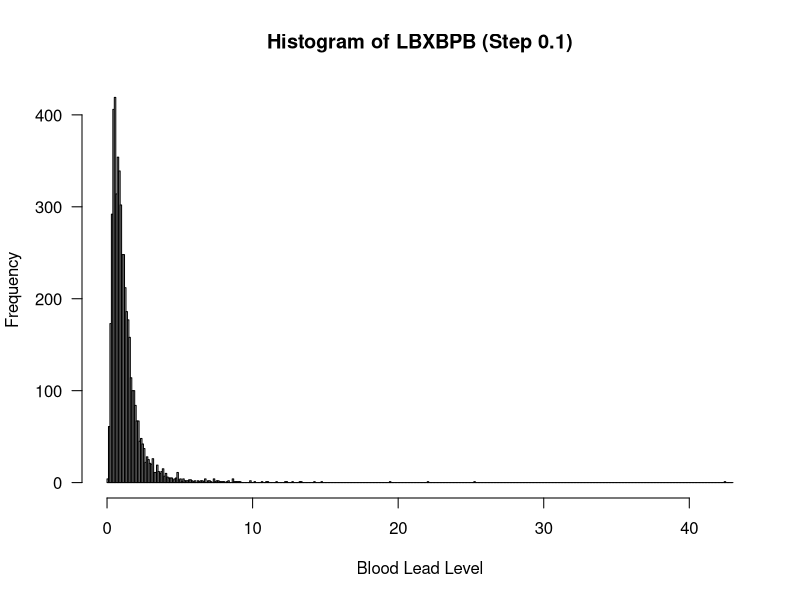
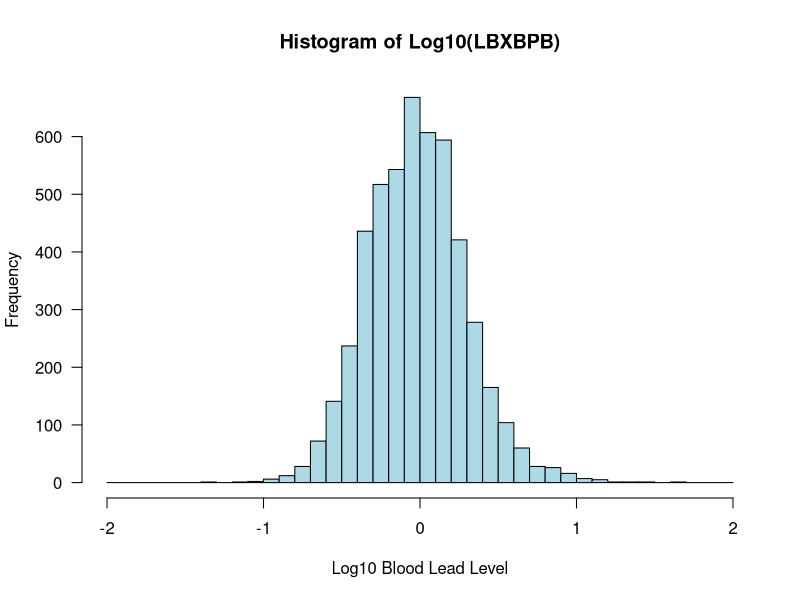
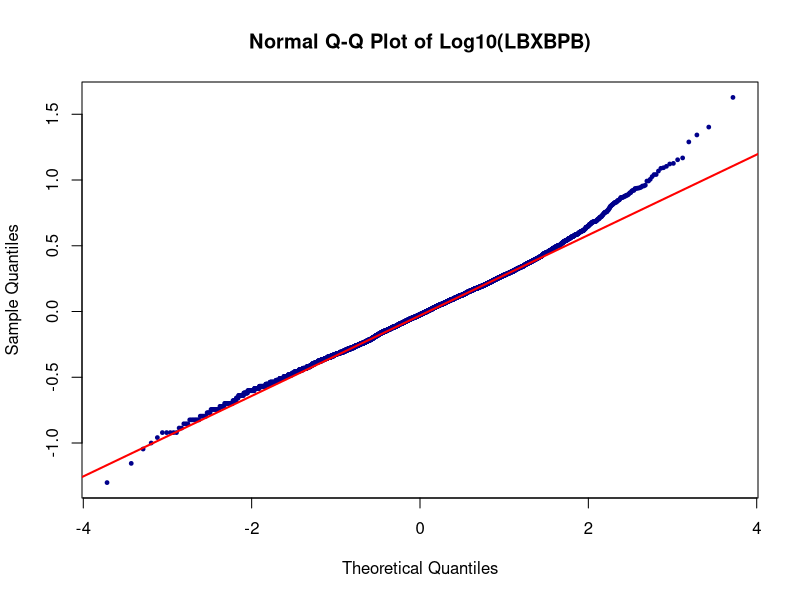

The R source for these figures, in order:
data <- read.csv("data/dataset.csv")


pb_val = data$LBXBPB

min_val <- floor(min(pb_val, na.rm = TRUE))
max_val <- ceiling(max(pb_val, na.rm = TRUE))

breaks_vec <- seq(from = min_val, to = max_val, by = 0.1)

hist(pb_val, 
     breaks = breaks_vec,
     main = "Histogram of LBXBPB (Step 0.1)",
     xlab = "Blood Lead Level",
     las = 1)

log_pb_val <- log10(pb_val)
range(log_pb_val, na.rm = TRUE)
min_log <- floor(min(log_pb_val, na.rm = TRUE))
max_log <- ceiling(max(log_pb_val, na.rm = TRUE))

breaks_log <- seq(from = min_log, to = max_log, by = 0.1)

hist(log_pb_val, 
     breaks = breaks_log,
     main = "Histogram of Log10(LBXBPB)",
     xlab = "Log10 Blood Lead Level",
     col = "lightblue",
     las = 1)

qqnorm(log_pb_val, 
       main = "Normal Q-Q Plot of Log10(LBXBPB)",
       pch = 19,
       col = "darkblue", 
       cex = 0.5)

qqline(log_pb_val, 
       col = "red", 
       lwd = 2)




summary(log_pb_val)
summary(pb_val)
sd(pb_val)
sd(log_pb_val)
